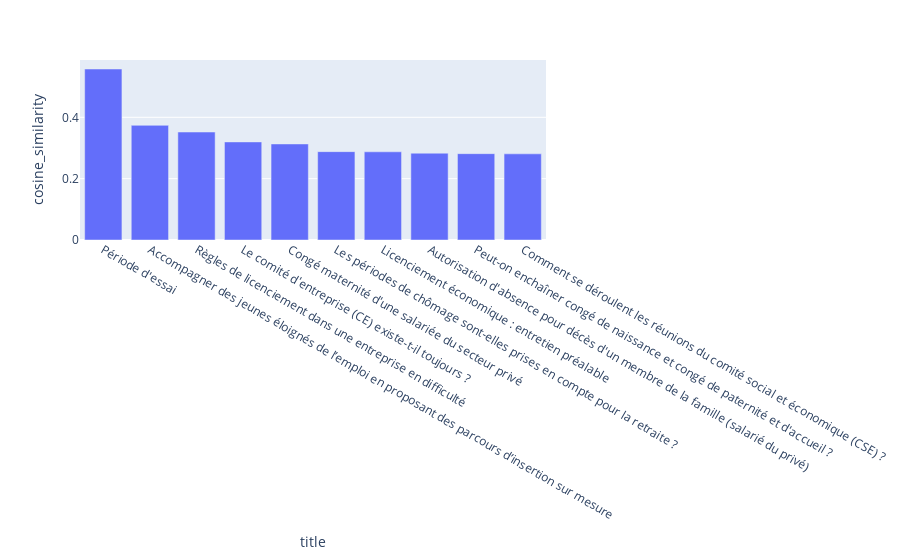
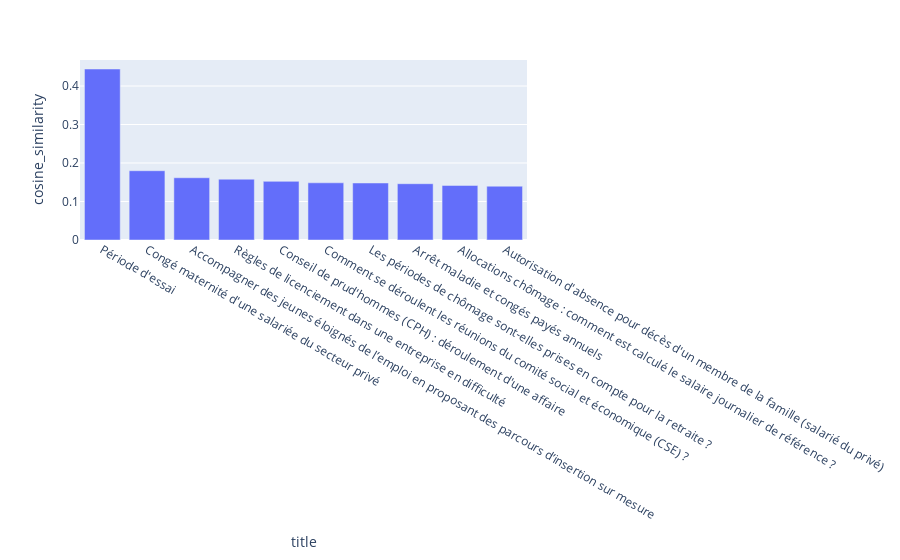
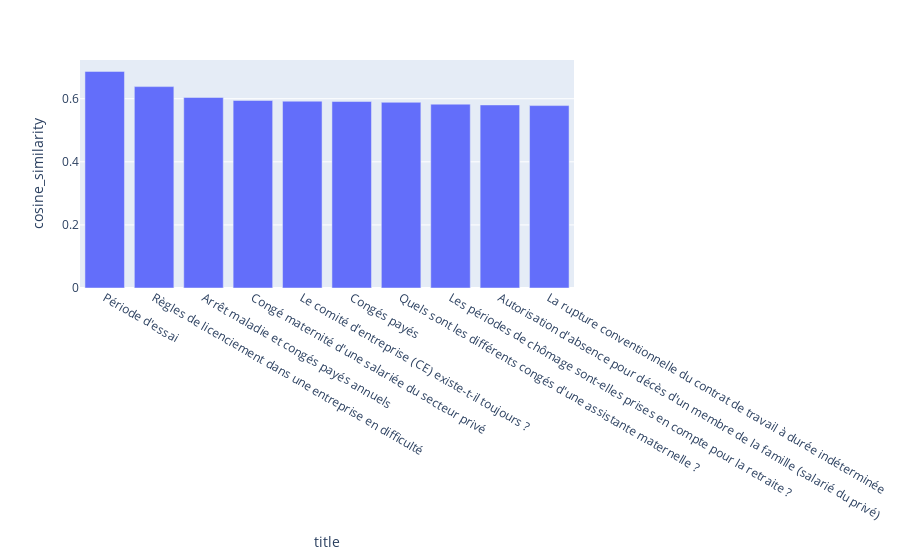

The code cell stored with these charts, in order, in its notebook:
### Code cell
for model in models:
    if 'queries' in results[model]:
        fig = px.bar(results[model]['queries']['query_1_top_10_results'], x="title", y="cosine_similarity")
        fig.show()
        fig = px.bar(results[model]['queries']['query_2_top_10_results'], x="title", y="cosine_similarity")
        fig.show()
        fig = px.bar(results[model]['queries']['query_3_top_10_results'], x="title", y="cosine_similarity")
        fig.show()

### Figure 1 — Plotly figure (JSON) as saved in the notebook; plotly's stock layout.template omitted (floating-point values rounded to 4 significant figures)
{"data": [{"alignmentgroup": "True", "hovertemplate": "title=%{x}<br>cosine_similarity=%{y}<extra></extra>", "legendgroup": "", "marker": {"color": "#636efa", "pattern": {"shape": ""}}, "name": "", "offsetgroup": "", "orientation": "v", "showlegend": false, "textposition": "auto", "type": "bar", "x": ["Période d'essai", "Accompagner des jeunes éloignés de l’emploi en proposant des parcours d’insertion sur mesure", "Règles de licenciement dans une entreprise en difficulté", "Le comité d'entreprise (CE) existe-t-il toujours ?", "Congé maternité d'une salariée du secteur privé", "Les périodes de chômage sont-elles prises en compte pour la retraite ?", "Licenciement économique : entretien préalable", "Autorisation d'absence pour décès d'un membre de la famille (salarié du privé)", "Peut-on enchaîner congé de naissance et congé de paternité et d'accueil ?", "Comment se déroulent les réunions du comité social et économique (CSE) ?"], "xaxis": "x", "y": [0.5575, 0.3738, 0.352, 0.3198, 0.3131, 0.2881, 0.2875, 0.283, 0.2815, 0.2809], "yaxis": "y"}], "layout": {"barmode": "relative", "legend": {"tracegroupgap": 0}, "margin": {"t": 60}, "xaxis": {"anchor": "y", "domain": [0, 1], "title": {"text": "title"}}, "yaxis": {"anchor": "x", "domain": [0, 1], "title": {"text": "cosine_similarity"}}}}

### Figure 2 — Plotly figure (JSON) as saved in the notebook; plotly's stock layout.template omitted (floating-point values rounded to 4 significant figures)
{"data": [{"alignmentgroup": "True", "hovertemplate": "title=%{x}<br>cosine_similarity=%{y}<extra></extra>", "legendgroup": "", "marker": {"color": "#636efa", "pattern": {"shape": ""}}, "name": "", "offsetgroup": "", "orientation": "v", "showlegend": false, "textposition": "auto", "type": "bar", "x": ["Période d'essai", "Congé maternité d'une salariée du secteur privé", "Accompagner des jeunes éloignés de l’emploi en proposant des parcours d’insertion sur mesure", "Règles de licenciement dans une entreprise en difficulté", "Conseil de prud'hommes (CPH) : déroulement d'une affaire", "Comment se déroulent les réunions du comité social et économique (CSE) ?", "Les périodes de chômage sont-elles prises en compte pour la retraite ?", "Arrêt maladie et congés payés annuels", "Allocations chômage : comment est calculé le salaire journalier de référence ?", "Autorisation d'absence pour décès d'un membre de la famille (salarié du privé)"], "xaxis": "x", "y": [0.4443, 0.18, 0.1617, 0.158, 0.1523, 0.1486, 0.1481, 0.1462, 0.1418, 0.1398], "yaxis": "y"}], "layout": {"barmode": "relative", "legend": {"tracegroupgap": 0}, "margin": {"t": 60}, "xaxis": {"anchor": "y", "domain": [0, 1], "title": {"text": "title"}}, "yaxis": {"anchor": "x", "domain": [0, 1], "title": {"text": "cosine_similarity"}}}}

### Figure 3 — Plotly figure (JSON) as saved in the notebook; plotly's stock layout.template omitted (floating-point values rounded to 4 significant figures)
{"data": [{"alignmentgroup": "True", "hovertemplate": "title=%{x}<br>cosine_similarity=%{y}<extra></extra>", "legendgroup": "", "marker": {"color": "#636efa", "pattern": {"shape": ""}}, "name": "", "offsetgroup": "", "orientation": "v", "showlegend": false, "textposition": "auto", "type": "bar", "x": ["Période d'essai", "Règles de licenciement dans une entreprise en difficulté", "Arrêt maladie et congés payés annuels", "Congé maternité d'une salariée du secteur privé", "Le comité d'entreprise (CE) existe-t-il toujours ?", "Congés payés", "Quels sont les différents congés d'une assistante maternelle ?", "Les périodes de chômage sont-elles prises en compte pour la retraite ?", "Autorisation d'absence pour décès d'un membre de la famille (salarié du privé)", "La rupture conventionnelle du contrat de travail à durée indéterminée"], "xaxis": "x", "y": [0.6867, 0.6384, 0.604, 0.5946, 0.5922, 0.5911, 0.5887, 0.5828, 0.5804, 0.5783], "yaxis": "y"}], "layout": {"barmode": "relative", "legend": {"tracegroupgap": 0}, "margin": {"t": 60}, "xaxis": {"anchor": "y", "domain": [0, 1], "title": {"text": "title"}}, "yaxis": {"anchor": "x", "domain": [0, 1], "title": {"text": "cosine_similarity"}}}}
